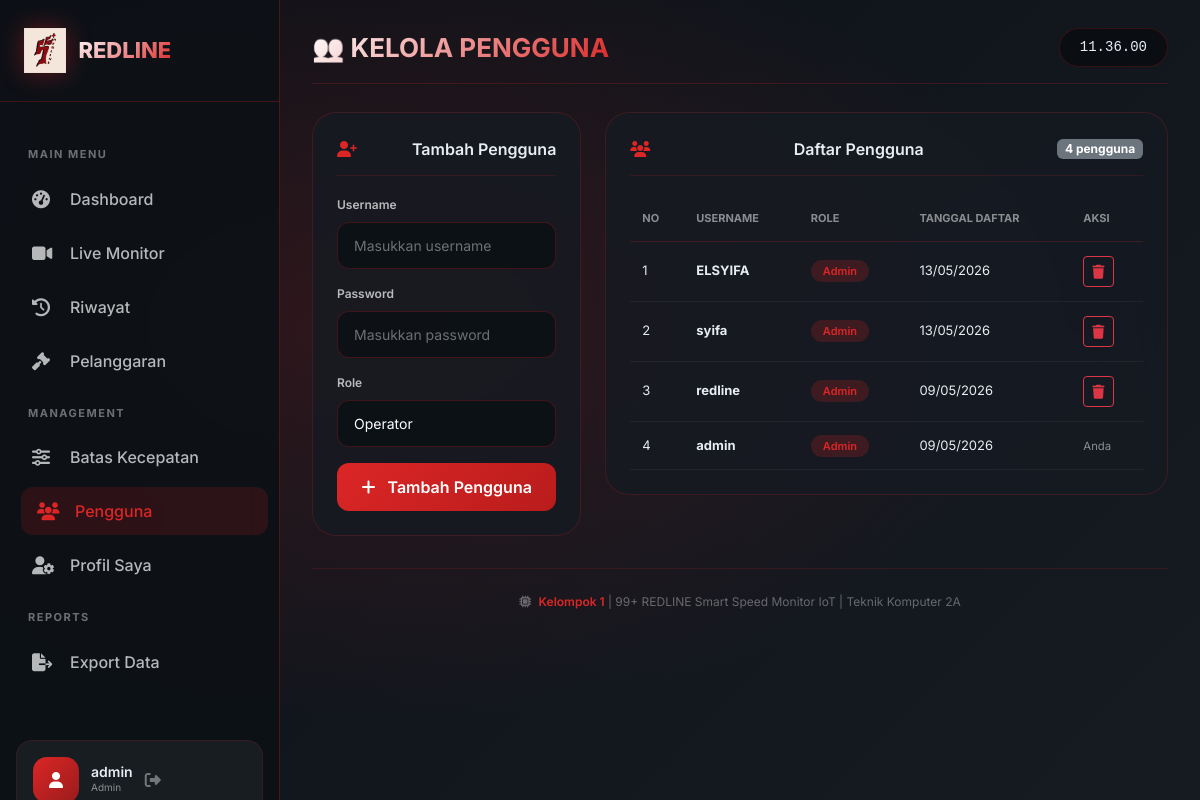
The page /pages/pengguna.php (signed in) on the database its author committed.
### tables this page shows
CREATE TABLE `users` (
  `id` int(11) NOT NULL AUTO_INCREMENT,
  `username` varchar(50) DEFAULT NULL,
  `email` varchar(100) DEFAULT NULL,
  `phone` varchar(20) DEFAULT NULL,
  `password` varchar(255) DEFAULT NULL,
  `role` varchar(20) DEFAULT NULL,
  `telegram` varchar(50) DEFAULT NULL,
  `created_at` timestamp NULL DEFAULT current_timestamp(),
  `address` varchar(255) DEFAULT NULL,
  `bio` text DEFAULT NULL,
  `telegram_enabled` tinyint(1) NOT NULL DEFAULT 1,
  `updated_at` datetime NOT NULL DEFAULT current_timestamp() ON UPDATE current_timestamp(),
  PRIMARY KEY (`id`),
  UNIQUE KEY `username` (`username`)
);

### pages/pengguna.php (the view, shortened to what this page needs)
<?php
include '../config/koneksi.php';
$user = $_SESSION['user'];
try {
    $stmt = $conn->query("SELECT id, username, role, created_at FROM users ORDER BY id DESC");
    $users = $stmt->fetchAll();
} catch (PDOException $e) {
    $users = [];
}
?>
<!DOCTYPE html>
<html lang="id">
<head>
    <link href="https://cdn.jsdelivr.net/npm/bootstrap@5.3.0/dist/css/bootstrap.min.css" rel="stylesheet">
    <link rel="stylesheet" href="https://cdnjs.cloudflare.com/ajax/libs/font-awesome/6.4.0/css/all.min.css">
</head>
<body>
<div class="bg-glow"></div>
<aside class="sidebar" id="sidebar">
    <div class="sidebar-header">
        <img src="../images/99+ REDLINE LOGO - ORI.png" alt="REDLINE" id="logoImg">
        <div class="logo-text">REDLINE</div>
    </div>
    <nav class="sidebar-nav">
        <div class="nav-section">MAIN MENU</div>
        <a href="dashboard.php" class="sidebar-link"><i class="fas fa-tachometer-alt"></i><span>Dashboard</span></a>
        <a href="live-monitor.php" class="sidebar-link"><i class="fas fa-video"></i><span>Live Monitor</span></a>
        <a href="riwayat.php" class="sidebar-link"><i class="fas fa-history"></i><span>Riwayat</span></a>
        <a href="pelanggaran.php" class="sidebar-link"><i class="fas fa-gavel"></i><span>Pelanggaran</span></a>
        <div class="nav-section">MANAGEMENT</div>
        <a href="pengaturan.php" class="sidebar-link"><i class="fas fa-sliders-h"></i><span>Batas Kecepatan</span></a>
        <a href="pengguna.php" class="sidebar-link active"><i class="fas fa-users"></i><span>Pengguna</span></a>
        <a href="profile.php" class="sidebar-link"><i class="fas fa-user-cog"></i><span>Profil Saya</span></a>
        <div class="nav-section">REPORTS</div>
        <a href="export.php" class="sidebar-link"><i class="fas fa-file-export"></i><span>Export Data</span></a>
    </nav>
    <div class="sidebar-user">
        <div class="user-avatar"><i class="fas fa-user"></i></div>
        <div class="user-info">
            <h6><?php echo htmlspecialchars($user['username']); ?></h6>
            <p><?php echo htmlspecialchars(ucfirst($user['role'] ?? 'User')); ?></p>
        </div>
        <a href="logout.php" class="logout-btn"><i class="fas fa-sign-out-alt"></i></a>
    </div>
</aside>
<main class="main-content" id="mainContent">
    <div class="topbar">
        <div class="page-title">👥 KELOLA PENGGUNA</div>
        <div class="clock" id="clock"></div>
    </div>
    <div class="row g-4">
        <div class="col-lg-4">
            <div class="card-glass">
                <div class="card-header">
                    <i class="fas fa-user-plus"></i> Tambah Pengguna
                </div>
                <form method="POST">
                    <div class="mb-3">
                        <label class="form-label">Username</label>
                        <input type="text" class="form-control" name="username" placeholder="Masukkan username" required>
                    </div>
                    <div class="mb-3">
                        <label class="form-label">Password</label>
                        <input type="password" class="form-control" name="password" placeholder="Masukkan password" required>
                    </div>
                    <div class="mb-3">
                        <label class="form-label">Role</label>
                        <select class="form-select" name="role">
                            <option value="operator" selected>Operator</option>
                        </select>
                    </div>
                    <button type="submit" name="add_user" class="btn-danger-custom">
                        <i class="fas fa-plus me-2"></i> Tambah Pengguna
                    </button>
                </form>
            </div>
        </div>
        <div class="col-lg-8">
            <div class="card-glass">
                <div class="card-header">
                    <i class="fas fa-users"></i> Daftar Pengguna
                    <span class="badge bg-secondary"><?php echo count($users); ?> pengguna</span>
                </div>
                <div style="max-height: 400px; overflow-y: auto;">
                    <table class="users-table">
                        <thead>
                            <tr>
                                <th>No</th>
                                <th>Username</th>
                                <th>Role</th>
                                <th>Tanggal Daftar</th>
                                <th>Aksi</th>
                            </tr>
                        </thead>
                        <tbody>
                            <?php if (count($users) > 0): ?>
                                <?php $no = 1; foreach ($users as $u): ?>
                                <tr>
                                    <td><?php echo $no++; ?></td>
                                    <td><strong><?php echo htmlspecialchars($u['username']); ?></strong></td>
                                    <td>
                                        <span class="badge-role <?php echo $u['role']; ?>">
                                            <?php echo ucfirst($u['role']); ?>
                                        </span>
                                    </td>
                                    <td><?php echo date('d/m/Y', strtotime($u['created_at'])); ?></td>
                                    <td>
                                        <?php if ($u['id'] != $user['id']): ?>
                                        <form method="POST" style="display: inline;">
                                            <button type="submit" name="delete_user" class="btn btn-sm btn-outline-danger" onclick="return confirm('Yakin hapus pengguna ini?')">
                                                <i class="fas fa-trash"></i>
                                            </button>
                                        </form>
                                        <?php else: ?>
                                        <small class="text-white-50">Anda</small>
                                        <?php endif; ?>
                                    </td>
                                </tr>
                                <?php endforeach; ?>
                            <?php endif; ?>
                        </tbody>
                    </table>
                </div>
            </div>
        </div>
    </div>
    <div class="footer">
        <i class="fas fa-microchip me-1"></i> <span>Kelompok 1</span> | 99+ REDLINE Smart Speed Monitor IoT | Teknik Komputer 2A
    </div>
</main>
</body>
</html>

### pages/pengguna.php (style rules this page uses)
* { margin: 0; padding: 0; box-sizing: border-box; }
body { font-family: 'Inter', sans-serif; background: #0d1117; color: #e6edf3; }
.bg-glow { position: fixed; top: 0; left: 0; width: 100%; height: 100%; z-index: -2; background: radial-gradient(ellipse at 30% 40%, rgba(220,38,38,0.15) 0%, transparent 60%), linear-gradient(135deg, #0d1117 0%, #161b22 100%); }
.sidebar { position: fixed; left: 0; top: 0; bottom: 0; width: 280px; background: rgba(13,17,23,0.95); backdrop-filter: blur(16px); border-right: 1px solid rgba(220,38,38,0.3); z-index: 100; transition: all 0.3s; overflow-y: auto; }
.sidebar-header { padding: 28px 24px; border-bottom: 1px solid rgba(220,38,38,0.25); display: flex; align-items: center; gap: 12px; }
.sidebar-header img { height: 45px; width: auto; filter: drop-shadow(0 0 12px rgba(220,38,38,0.4)); }
.sidebar-header .logo-text { font-size: 22px; font-weight: 800; background: linear-gradient(135deg, #ffffff, #dc2626); -webkit-background-clip: text; background-clip: text; color: transparent; }
.sidebar-nav { padding: 24px 16px; }
.nav-section { font-size: 11px; font-weight: 700; text-transform: uppercase; letter-spacing: 1.5px; color: rgba(255,255,255,0.4); margin: 20px 0 12px 12px; }
.sidebar-link { display: flex; align-items: center; gap: 14px; padding: 12px 16px; margin: 6px 0; border-radius: 12px; color: rgba(255,255,255,0.7); text-decoration: none; font-weight: 500; transition: all 0.3s; }
.sidebar-link:hover, .sidebar-link.active { background: rgba(220,38,38,0.15); color: #dc2626; transform: translateX(5px); }
.sidebar-link i { width: 24px; font-size: 18px; }
.sidebar-user { margin: 24px 16px; padding: 16px; background: rgba(255,255,255,0.05); border-radius: 16px; display: flex; align-items: center; gap: 12px; border: 1px solid rgba(220,38,38,0.15); }
.user-avatar { width: 46px; height: 46px; background: linear-gradient(135deg, #dc2626, #991b1b); border-radius: 14px; display: flex; align-items: center; justify-content: center; color: white; }
.user-info h6 { font-size: 14px; font-weight: 600; margin: 0; }
.user-info p { font-size: 10px; color: rgba(255,255,255,0.5); margin: 0; }
.logout-btn { color: rgba(255,255,255,0.4); transition: 0.3s; }
.main-content { margin-left: 280px; padding: 28px 32px; min-height: 100vh; }
.topbar { display: flex; justify-content: space-between; align-items: center; margin-bottom: 28px; padding-bottom: 16px; border-bottom: 1px solid rgba(220,38,38,0.2); }
.page-title { font-size: 26px; font-weight: 700; background: linear-gradient(135deg, #ffffff, #dc2626); -webkit-background-clip: text; background-clip: text; color: transparent; }
.clock { font-family: monospace; font-size: 14px; background: rgba(0,0,0,0.4); padding: 8px 20px; border-radius: 30px; border: 1px solid rgba(220,38,38,0.2); }
.card-glass { background: rgba(22,27,34,0.8); backdrop-filter: blur(12px); border-radius: 24px; padding: 24px; border: 1px solid rgba(220,38,38,0.2); }
.card-header { font-size: 16px; font-weight: 600; margin-bottom: 20px; padding-bottom: 14px; border-bottom: 1px solid rgba(220,38,38,0.15); display: flex; justify-content: space-between; align-items: center; }
.card-header i { color: #dc2626; margin-right: 10px; }
.form-control, .form-select { background: rgba(13,17,23,0.9); border: 1px solid rgba(220,38,38,0.25); color: #ffffff; border-radius: 12px; padding: 12px 16px; font-size: 14px; }
.form-control::placeholder { color: rgba(255,255,255,0.4); }
.form-label { font-size: 12px; font-weight: 600; color: rgba(255,255,255,0.7); margin-bottom: 8px; display: block; }
.btn-danger-custom { background: linear-gradient(135deg, #dc2626, #b91c1c); color: white; border: none; padding: 12px; border-radius: 12px; font-weight: 600; width: 100%; transition: all 0.3s; }
.users-table { width: 100%; }
.users-table th { font-size: 11px; font-weight: 700; text-transform: uppercase; color: rgba(255,255,255,0.5); padding: 14px 12px; border-bottom: 1px solid rgba(220,38,38,0.2); text-align: left; }
.users-table td { padding: 14px 12px; border-bottom: 1px solid rgba(255,255,255,0.05); font-size: 13px; }
.badge-role { padding: 4px 12px; border-radius: 20px; font-size: 11px; font-weight: 600; }
.badge-role.admin { background: rgba(220,38,38,0.2); color: #dc2626; }
.footer { text-align: center; padding: 24px; margin-top: 32px; font-size: 12px; color: rgba(255,255,255,0.35); border-top: 1px solid rgba(220,38,38,0.15); }
.footer span { color: #dc2626; font-weight: 600; }

### rows shown on the page
users: username "admin", role "Admin", created_at "09/05/2026", shows "Anda"
users: username "ELSYIFA", role "Admin", created_at "13/05/2026"
users: username "syifa", role "Admin", created_at "13/05/2026"
users: username "redline", role "Admin", created_at "09/05/2026"

### other values the page prints
count($users) "4"
